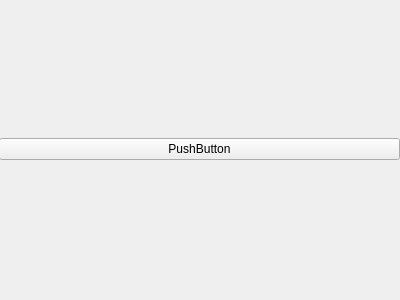
<?xml version="1.0" encoding="UTF-8"?>
<ui version="4.0">
 <class>Form</class>
 <widget class="QWidget" name="Form">
  <property name="windowModality">
   <enum>Qt::WindowModal</enum>
  </property>
  <property name="geometry">
   <rect>
    <x>0</x>
    <y>0</y>
    <width>400</width>
    <height>300</height>
   </rect>
  </property>
  <property name="sizePolicy">
   <sizepolicy hsizetype="Maximum" vsizetype="Maximum">
    <horstretch>0</horstretch>
    <verstretch>0</verstretch>
   </sizepolicy>
  </property>
  <property name="windowTitle">
   <string>Form</string>
  </property>
  <widget class="QWidget" name="verticalLayoutWidget">
   <property name="geometry">
    <rect>
     <x>-1</x>
     <y>-1</y>
     <width>401</width>
     <height>301</height>
    </rect>
   </property>
   <layout class="QVBoxLayout" name="verticalLayout">
    <property name="spacing">
     <number>0</number>
    </property>
    <property name="sizeConstraint">
     <enum>QLayout::SetDefaultConstraint</enum>
    </property>
    <item>
     <widget class="QPushButton" name="pushButton">
      <property name="text">
       <string>PushButton</string>
      </property>
     </widget>
    </item>
   </layout>
  </widget>
 </widget>
 <resources/>
 <connections/>
</ui>
